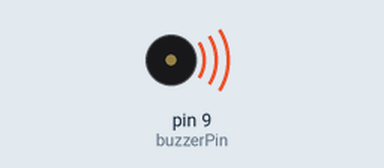
This sketch was run on a simulated Arduino Uno, built with avr-gcc and run on an emulated ATmega328P. On the bench: buzzer (waves = sounding).

Above: at 0.1 s.
Timing chart, 0 to 40.0 s (numbered marks = the images above):
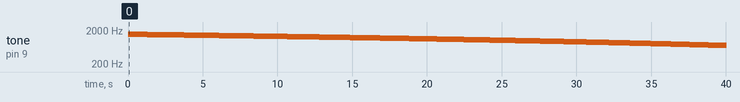

Measured:
- by itself, tone on pin 9 (buzzerPin): plays 1500 Hz for 0.05 s, 1499 Hz for 0.05 s, 1498 Hz for 0.05 s, 1497 Hz for 0.05 s, 1496 Hz for 0.05 s, 1495 Hz for 0.05 s … (800 notes in this stretch)

The sketch:

PredatorTone.ino
```cpp
int buzzerPin = 9;  // Pin connected to the active buzzer

void setup() {
  // Nothing to set up
}

void loop() {
  // Gradually decrease frequency to simulate Predator's sound
  for (int freq = 1500; freq >= 300; freq--) {   // Start from 1500Hz, drop to 300Hz
    tone(buzzerPin, freq, 50);  // Play tone for 50ms
    delay(50);                  // Short delay to create the descending effect
  }

  delay(1000);  // Pause after descending tone

  // Optional: Repeat the sound again
}
```
